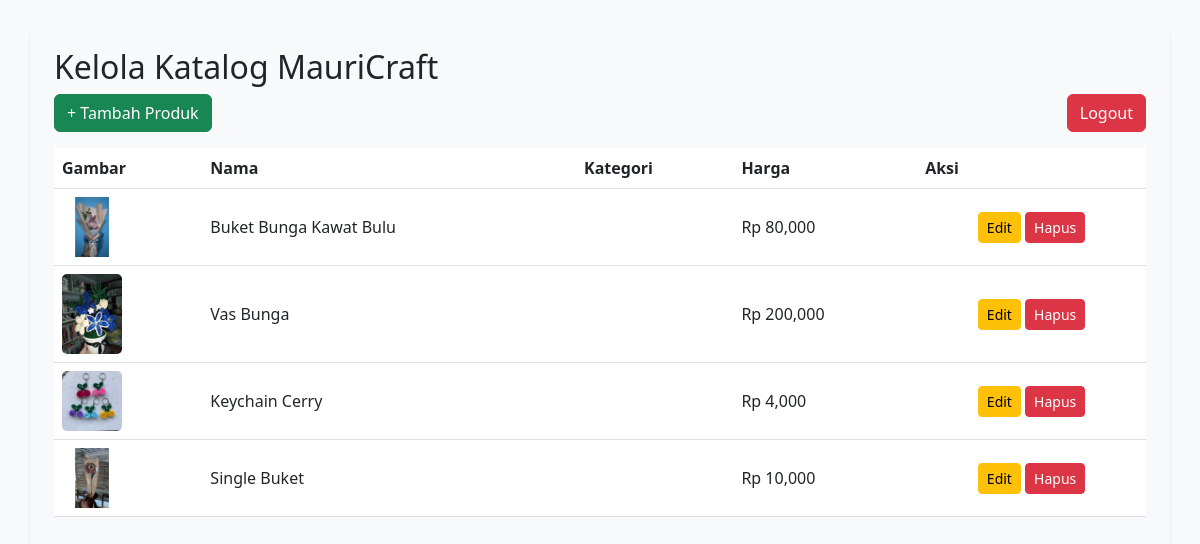
Page /mauribuket/mauricraft/admin.php (signed in) on the committed database.
### tables this page shows
CREATE TABLE `produk` (
  `id` int(11) NOT NULL,
  `nama_produk` varchar(100) NOT NULL,
  `kategori` varchar(50) NOT NULL,
  `harga` int(11) NOT NULL,
  `gambar` varchar(255) NOT NULL
);

### mauribuket/mauricraft/admin.php (the view, shortened to what this page needs)
<?php
include 'koneksi.php';
?>
<!DOCTYPE html>
<html>
<head>
    <link href="https://cdn.jsdelivr.net/npm/bootstrap@5.3.0/dist/css/bootstrap.min.css" rel="stylesheet">
</head>
<body class="bg-light">
<div class="container mt-4 p-4 bg-blue shadow-sm" style="border-radius: 15px;">
    <h2>Kelola Katalog MauriCraft</h2>
    <a href="tambah.php" class="btn btn-success mb-3">+ Tambah Produk</a>
    <a href="logout.php" class="btn btn-danger mb-3 float-end">Logout</a>
    <table class="table table-hover">
        <thead>
            <tr><th>Gambar</th><th>Nama</th><th>Kategori</th><th>Harga</th><th>Aksi</th></tr>
        </thead>
        <tbody>
    <?php
    $data = mysqli_query($conn, "SELECT * FROM produk");
    while($row = mysqli_fetch_array($data)){
    ?>
    <tr>
        <td class="align-middle">
            <img src="img/<?php echo $row['gambar']; ?>" width="60" style="border-radius: 5px;">
        </td>
        <td class="align-middle"><?php echo $row['nama_produk']; ?></td>
        <td class="align-middle"><?php echo $row['kategori']; ?></td>
        <td class="align-middle">Rp <?php echo number_format($row['harga']); ?></td>
        <td class="align-middle text-center">
            <a href="edit.php?id=<?php echo $row['id']; ?>" class="btn btn-warning btn-sm">Edit</a>
            <a href="hapus.php?hapus=<?php echo $row['id']; ?>"
               class="btn btn-danger btn-sm"
               onclick="return confirm('Yakin ingin menghapus produk ini?')">Hapus</a>
        </td>
    </tr>
    <?php } ?>
</tbody>
    </table>
</div>
</body>
</html>

### rows in the picture
produk: gambar (picture), nama_produk "Buket Bunga Kawat Bulu", harga "80,000"
produk: gambar (picture), nama_produk "Vas Bunga", harga "200,000"
produk: gambar (picture), nama_produk "Keychain Cerry", harga "4,000"
produk: gambar (picture), nama_produk "Single Buket", harga "10,000"
